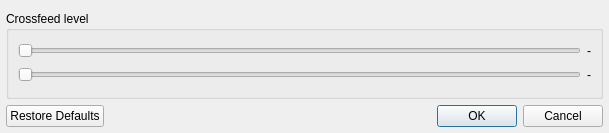
<?xml version="1.0" encoding="UTF-8"?>
<ui version="4.0">
 <class>Bs2bSettingsDialog</class>
 <widget class="QDialog" name="Bs2bSettingsDialog">
  <property name="geometry">
   <rect>
    <x>0</x>
    <y>0</y>
    <width>609</width>
    <height>133</height>
   </rect>
  </property>
  <property name="windowTitle">
   <string>BS2B Plugin Settings</string>
  </property>
  <layout class="QVBoxLayout" name="verticalLayout">
   <property name="leftMargin">
    <number>6</number>
   </property>
   <property name="rightMargin">
    <number>6</number>
   </property>
   <property name="bottomMargin">
    <number>6</number>
   </property>
   <item>
    <widget class="QGroupBox" name="groupBox">
     <property name="title">
      <string>Crossfeed level</string>
     </property>
     <layout class="QGridLayout" name="gridLayout">
      <item row="0" column="0">
       <widget class="QSlider" name="feedSlider">
        <property name="orientation">
         <enum>Qt::Horizontal</enum>
        </property>
       </widget>
      </item>
      <item row="0" column="1">
       <widget class="QLabel" name="feedLabel">
        <property name="text">
         <string>-</string>
        </property>
       </widget>
      </item>
      <item row="1" column="0">
       <widget class="QSlider" name="freqSlider">
        <property name="orientation">
         <enum>Qt::Horizontal</enum>
        </property>
       </widget>
      </item>
      <item row="1" column="1">
       <widget class="QLabel" name="freqLabel">
        <property name="text">
         <string>-</string>
        </property>
       </widget>
      </item>
     </layout>
    </widget>
   </item>
   <item>
    <widget class="QDialogButtonBox" name="buttonBox">
     <property name="sizePolicy">
      <sizepolicy hsizetype="Expanding" vsizetype="Fixed">
       <horstretch>0</horstretch>
       <verstretch>0</verstretch>
      </sizepolicy>
     </property>
     <property name="standardButtons">
      <set>QDialogButtonBox::Cancel|QDialogButtonBox::Ok|QDialogButtonBox::RestoreDefaults</set>
     </property>
    </widget>
   </item>
  </layout>
 </widget>
 <resources/>
 <connections>
  <connection>
   <sender>buttonBox</sender>
   <signal>accepted()</signal>
   <receiver>Bs2bSettingsDialog</receiver>
   <slot>accept()</slot>
   <hints>
    <hint type="sourcelabel">
     <x>270</x>
     <y>76</y>
    </hint>
    <hint type="destinationlabel">
     <x>91</x>
     <y>88</y>
    </hint>
   </hints>
  </connection>
  <connection>
   <sender>buttonBox</sender>
   <signal>rejected()</signal>
   <receiver>Bs2bSettingsDialog</receiver>
   <slot>reject()</slot>
   <hints>
    <hint type="sourcelabel">
     <x>326</x>
     <y>78</y>
    </hint>
    <hint type="destinationlabel">
     <x>139</x>
     <y>60</y>
    </hint>
   </hints>
  </connection>
 </connections>
</ui>
